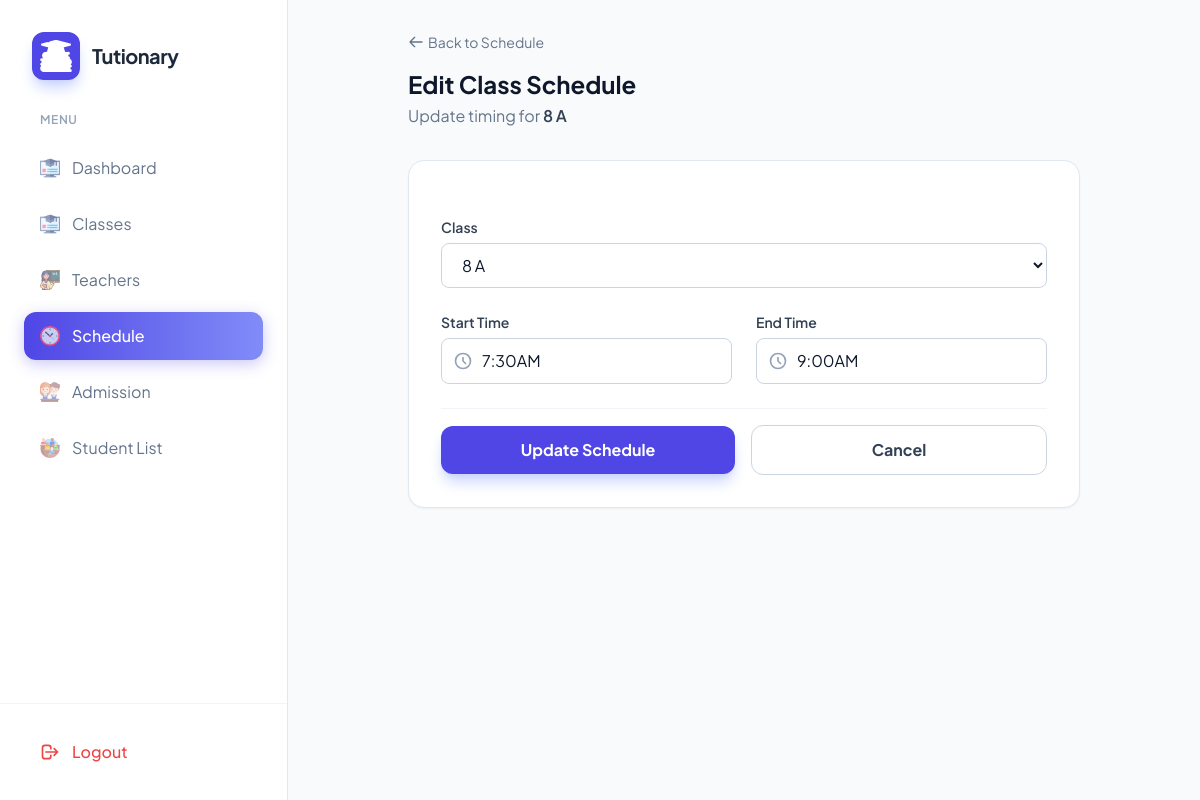
Screenshot of /edit_time/1/ with the database file from the repository.
### stdapp/models.py (models this page shows, shortened)
class Time(models.Model):
    classs=models.ForeignKey(Class,on_delete=models.CASCADE,null=True)
    start=models.CharField(max_length=250)
    end=models.CharField(max_length=250)

class Class(models.Model):
    name=models.CharField(max_length=250)
    description=models.TextField()
    fees=models.IntegerField()

### stdapp/views.py (the view, shortened to what this page needs)
# urls.py: path('edit_time/<int:time_id>/', views.edit_time, name='edit_time'),
def edit_time(request, time_id):
    time_obj = get_object_or_404(Time, id=time_id)
    classes = Class.objects.all()
    context = {
        'time': time_obj,
        'classes': classes
    }
    return render(request, 'edit_time.html', context)

### templates/edit_time.html (shortened to what this page needs)
{% load static %}
<!DOCTYPE html>
<html lang="en">
<head>
    <script src="https://cdn.tailwindcss.com"></script>
</head>
<body class="bg-slate-50 text-slate-900">
    <div class="flex h-screen overflow-hidden">
        <aside id="sidebar" class="fixed inset-y-0 left-0 z-50 w-72 bg-white border-r border-slate-200 transform -translate-x-full lg:translate-x-0 transition-transform duration-300 ease-in-out lg:static lg:inset-0">
            <div class="flex flex-col h-full">
                <div class="p-8">
                    <div class="flex items-center gap-3">
                        <div class="p-2 bg-indigo-600 rounded-xl shadow-lg shadow-indigo-200">
                            <img src="{% static 'image/education.png' %}" class="w-8 h-8 brightness-0 invert" alt="Logo">
                        </div>
                        <h2 class="text-xl font-bold tracking-tight text-slate-800">Tutionary</h2>
                    </div>
                </div>
                <nav class="flex-1 px-6 space-y-2 overflow-y-auto custom-scroll">
                    <p class="text-xs font-semibold text-slate-400 uppercase tracking-wider mb-4 px-4">Menu</p>
                    <a href="{% url 'index' %}" class="flex items-center gap-3 px-4 py-3 text-slate-500 hover:bg-slate-50 hover:text-indigo-600 rounded-xl transition-all duration-200">
                        <img src="{% static 'image/online-course.png' %}" class="w-5 h-5 opacity-60" alt=""> Dashboard
                    </a>
                    <a href="{% url 'addcourse' %}" class="flex items-center gap-3 px-4 py-3 text-slate-500 hover:bg-slate-50 hover:text-indigo-600 rounded-xl transition-all duration-200">
                        <img src="{% static 'image/online-course.png' %}" class="w-5 h-5 opacity-60" alt=""> Classes
                    </a>
                    <a href="{% url 'addteacher' %}" class="flex items-center gap-3 px-4 py-3 text-slate-500 hover:bg-slate-50 hover:text-indigo-600 rounded-xl transition-all duration-200">
                        <img src="{% static 'image/female.png' %}" class="w-5 h-5 opacity-60" alt=""> Teachers
                    </a>
                    <a href="{% url 'addtime' %}" class="flex items-center gap-3 px-4 py-3 rounded-xl sidebar-item-active font-medium">
                        <img src="{% static 'image/clock.png' %}" class="w-5 h-5 opacity-80" alt=""> Schedule
                    </a>
                    <a href="{% url 'addstudent' %}" class="flex items-center gap-3 px-4 py-3 text-slate-500 hover:bg-slate-50 hover:text-indigo-600 rounded-xl transition-all duration-200">
                        <img src="{% static 'image/students.png' %}" class="w-5 h-5 opacity-60" alt=""> Admission
                    </a>
                    <a href="{% url 'studentlist' %}" class="flex items-center gap-3 px-4 py-3 text-slate-500 hover:bg-slate-50 hover:text-indigo-600 rounded-xl transition-all duration-200">
                        <img src="{% static 'image/audience.png' %}" class="w-5 h-5 opacity-60" alt=""> Student List
                    </a>
                </nav>
                <div class="p-6 border-t border-slate-100">
                    <a href="{% url 'logout' %}" class="flex items-center gap-3 px-4 py-3 text-red-500 hover:bg-red-50 rounded-xl transition-all">
                        <svg class="w-5 h-5" fill="none" stroke="currentColor" viewBox="0 0 24 24"><path stroke-linecap="round" stroke-linejoin="round" stroke-width="2" d="M17 16l4-4m0 0l-4-4m4 4H7m6 4v1a3 3 0 01-3 3H6a3 3 0 01-3-3V7a3 3 0 013-3h4a3 3 0 013 3v1"></path></svg>
                        <span class="font-medium">Logout</span>
                    </a>
                </div>
            </div>
        </aside>
        <div class="flex-1 flex flex-col min-w-0 bg-slate-50 overflow-hidden">
            <main class="flex-1 overflow-y-auto p-4 lg:p-8 flex justify-center">
                <div class="w-full max-w-2xl">
                    <div class="mb-8">
                        <a href="{% url 'addtime' %}" class="inline-flex items-center text-sm text-slate-500 hover:text-indigo-600 mb-4 transition-colors">
                            <svg class="w-4 h-4 mr-1" fill="none" stroke="currentColor" viewBox="0 0 24 24"><path stroke-linecap="round" stroke-linejoin="round" stroke-width="2" d="M10 19l-7-7m0 0l7-7m-7 7h18"></path></svg>
                            Back to Schedule
                        </a>
                        <h1 class="text-2xl font-bold text-slate-900">Edit Class Schedule</h1>
                        <p class="text-slate-500 mt-1">Update timing for <span class="font-semibold text-slate-700">{{ time.classs.name }}</span></p>
                    </div>
                    <div class="bg-white rounded-2xl shadow-sm border border-slate-200 overflow-hidden">
                        <div class="p-6 md:p-8">
                            <form method="post" action="{% url 'edit_time' time.id %}" class="space-y-6">
                                <div>
                                    <label for="class_id" class="block text-sm font-semibold text-slate-700 mb-1.5">Class</label>
                                    <select id="class_id" name="class_id" class="form-input w-full px-4 py-2.5 rounded-lg border border-slate-300 focus:border-indigo-500 focus:outline-none transition-colors bg-white" required>
                                        {% for cls in classes %}
                                            <option value="{{ cls.id }}" {% if cls.id == time.classs.id %}selected{% endif %}>{{ cls.name }}</option>
                                        {% endfor %}
                                    </select>
                                </div>
                                <div class="grid grid-cols-1 md:grid-cols-2 gap-6">
                                    <div>
                                        <label for="start" class="block text-sm font-semibold text-slate-700 mb-1.5">Start Time</label>
                                        <div class="relative">
                                            <span class="absolute inset-y-0 left-0 flex items-center pl-3 text-slate-400">
                                                <svg class="w-5 h-5" fill="none" stroke="currentColor" viewBox="0 0 24 24"><path stroke-linecap="round" stroke-linejoin="round" stroke-width="2" d="M12 8v4l3 3m6-3a9 9 0 11-18 0 9 9 0 0118 0z"></path></svg>
                                            </span>
                                            <input type="text" id="start" name="start" value="{{ time.start }}" placeholder="e.g. 09:30 AM"
                                                class="form-input w-full pl-10 pr-4 py-2.5 rounded-lg border border-slate-300 focus:border-indigo-500 focus:outline-none transition-colors" required>
                                        </div>
                                    </div>
                                    <div>
                                        <label for="end" class="block text-sm font-semibold text-slate-700 mb-1.5">End Time</label>
                                        <div class="relative">
                                            <span class="absolute inset-y-0 left-0 flex items-center pl-3 text-slate-400">
                                                <svg class="w-5 h-5" fill="none" stroke="currentColor" viewBox="0 0 24 24"><path stroke-linecap="round" stroke-linejoin="round" stroke-width="2" d="M12 8v4l3 3m6-3a9 9 0 11-18 0 9 9 0 0118 0z"></path></svg>
                                            </span>
                                            <input type="text" id="end" name="end" value="{{ time.end }}" placeholder="e.g. 11:30 AM"
                                                class="form-input w-full pl-10 pr-4 py-2.5 rounded-lg border border-slate-300 focus:border-indigo-500 focus:outline-none transition-colors" required>
                                        </div>
                                    </div>
                                </div>
                                <div class="flex items-center gap-4 pt-4 border-t border-slate-100 mt-6">
                                    <button type="submit" class="flex-1 bg-indigo-600 text-white font-bold py-3 px-6 rounded-xl hover:bg-indigo-700 focus:ring-4 focus:ring-indigo-200 transition-all shadow-lg shadow-indigo-200">
                                        Update Schedule
                                    </button>
                                    <a href="{% url 'addtime' %}" class="flex-1 text-center bg-white border border-slate-300 text-slate-700 font-bold py-3 px-6 rounded-xl hover:bg-slate-50 transition-all">
                                        Cancel
                                    </a>
                                </div>
                            </form>
                        </div>
                    </div>
                </div>
            </main>
        </div>
    </div>
</body>
</html>

### templates/edit_time.html (style rules this page uses)
body { font-family: 'Plus Jakarta Sans', sans-serif; }
.sidebar-item-active { background: linear-gradient(90deg, #4f46e5 0%, #818cf8 100%); color: white; box-shadow: 0 4px 15px rgba(79, 70, 229, 0.3); }

### rows the page displays
Time: classs.name "8 A", class_id "8 A", start "7:30AM", end "9:00AM"
